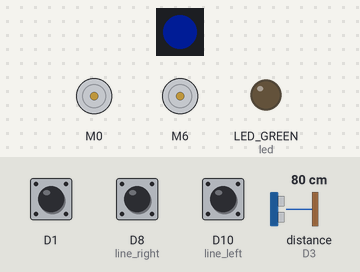
Simulated run of this program. Board: CircuitPython board. Shown: 2 × DC motor (green arrow = forward, orange = backward, longer = faster), 1 RGB LEDs in strip order, left to right, output pins drawn as LEDs (lit = HIGH). The inputs (shaded band) are chosen by the test bench; at power-on: D1 HIGH, distance to the obstacle (sensor on D3) 80 cm, D8 (line_right) LOW, D10 (line_left) LOW. The echo pulse lasts 58.3 µs per cm; dim RGB values are drawn brighter than linear.

Above: at 1.26 s.
1.3 s: D1 pulled LOW for 0.15 s
At 2.1 s:
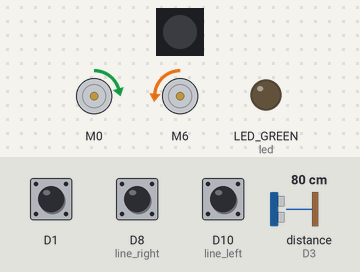
2.9 s: distance to the obstacle (sensor on D3) set to 12 cm
4.4 s: distance to the obstacle (sensor on D3) set to 9 cm
At 5.6 s:
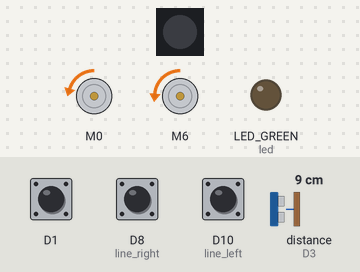
5.9 s: D1 pulled LOW for 1 s
At 8.3 s:
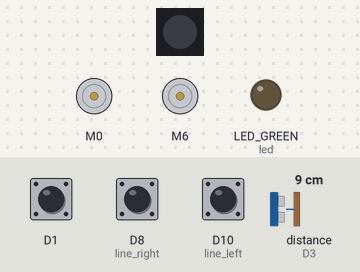
8.6 s: D1 pulled LOW for 0.15 s
At 8.81 s:
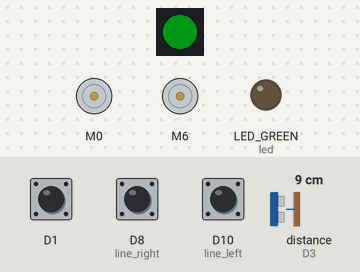
11.6 s: distance to the obstacle (sensor on D3) set to 2 cm
At 11.74 s:
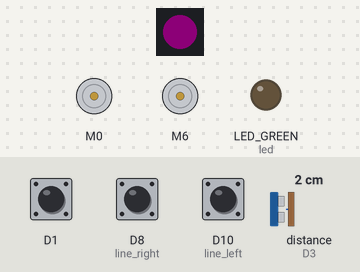
Timing chart, 0 to 15.6 s (numbered marks = the images above; inputs shaded):
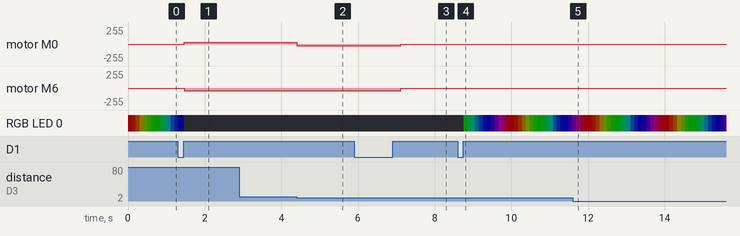

The program:

7_button.py
```python
# A more advanced example that combines all the sensors shown so far,
# shows how to "collect them" all into a single convenient "robot" object,
# how to define "behaviors" for the robot, and switch among them using a button.

import adafruit_hcsr04
from adafruit_led_animation.animation.rainbow import Rainbow
from adafruit_motor import servo
import board
from digitalio import DigitalInOut, Direction, Pull
import keypad
import neopixel
import pwmio
import time

# -------------------------------------------------------------------
# Define the robot as a class, encapsulating all its onboard hardware
class Robot:
    def __init__(self):
        self.line_left = DigitalInOut(board.D10)
        self.line_right = DigitalInOut(board.D8)
        self.servo_left = servo.ContinuousServo(pwmio.PWMOut(board.D0, frequency=50))
        self.servo_right = servo.ContinuousServo(pwmio.PWMOut(board.D6, frequency=50))
        self.sonar = adafruit_hcsr04.HCSR04(trigger_pin=board.D4, echo_pin=board.D3)
        self.rgb_pixel = neopixel.NeoPixel(board.NEOPIXEL, 1, brightness=0.1)
        self.rainbow = Rainbow(self.rgb_pixel, speed=0.1, period=2)
        self.button = keypad.Keys((board.D1,), value_when_pressed=False, pull=True)
        self.led = DigitalInOut(board.LED_GREEN)
        self.led.direction = Direction.OUTPUT

    # Set given speeds left & right wheels
    def drive(self, left, right):
        self.servo_left.throttle = 0.1*left
        self.servo_right.throttle = -0.15*right

    # Return the current sonar distance
    def read_sonar_distance(self):
        try:
            return self.sonar.distance
        except RuntimeError:
            # Do not crash on errors from sonar, return None
            return None

    # Stop all activity (before switching on a new behavior)
    def reset(self):
        self.drive(0, 0)
        self.rgb_pixel[0] = (0, 0, 0)
        self.rgb_pixel.write()

# -------------------------------------------------------------------
# Define three different behaviours that our robot will support
# Each behavior is a function that will be invoked in the main loop
# (but only when that particular behavior is enabled). We will pass a
# "robot" object to the behavior function.

def rainbow(robot):
    # Show a rainbow animation on the neopixel.
    robot.rainbow.animate()

def obstacle_avoidance(robot):
    # Drive straight except when there's an obstacle
    d = robot.read_sonar_distance()
    if d is not None and d < 10:
        robot.drive(-1, 1)     # Turn left
        time.sleep(0.3)
    else:
        robot.drive(1, 1) # Drive straight

def line_following(robot):
    # The naive line-follower
    robot.drive(robot.line_left.value, robot.line_right.value)

# Collect all behaviors in an array
BEHAVIORS = [rainbow, obstacle_avoidance, line_following]
# This variable will hold the index of the current behavior
current_behavior_id = 0

# -------------------------------------------------------------------
# Initialize the robot
robot = Robot()

# Main loop
while True:
    # When the button is clicked, change behavior to the next one
    event = robot.button.events.get()
    if event and event.released:
        current_behavior_id = (current_behavior_id + 1) % len(BEHAVIORS)
        robot.reset()

    # Call the current behavior method
    BEHAVIORS[current_behavior_id](robot)
```

Measured:
- the behaviour switches between 11 and 10 cm on distance to the obstacle (sensor on D3) (found by bisection; images 1 and 2)
- after the input at 1.3 s, motor M0: stopped → forward 25/255 after 0.17 s; motor M6: stopped → backward 38/255 after 0.17 s
- after the input at 2.9 s, every drawn part: stays the same
- after the input at 4.4 s, motor M0: forward 25/255 → backward 25/255 at once
- after the input at 5.9 s, motor M0: backward 25/255 → stopped after 1.2 s; motor M6: backward 38/255 → stopped after 1.2 s
- after the input at 8.6 s, RGB LED 0: off → RGB(0, 21, 3) after 0.16 s, → RGB(0, 18, 7) 0.10 s later, → RGB(0, 14, 11) 0.10 s later, → RGB(0, 10, 15) 0.10 s later, … (29 changes in this stretch)
